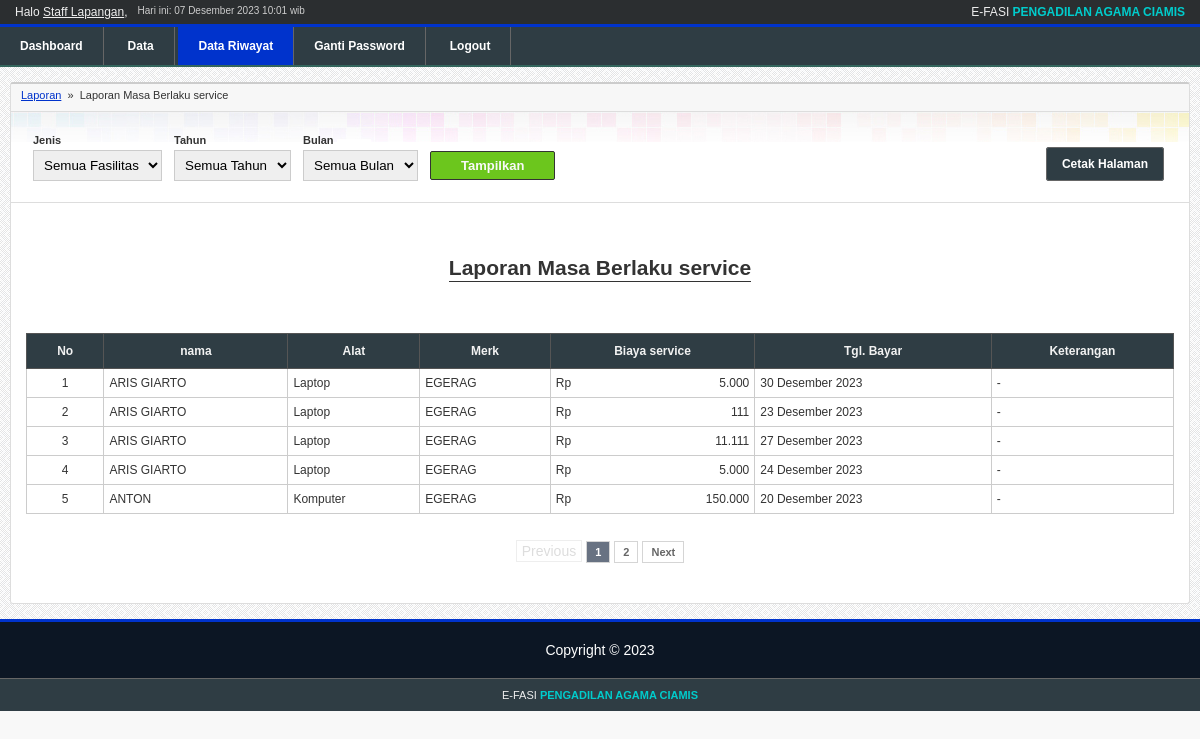
The page /skripsi/apps/asuransi/index.php (signed in) on the database its author committed.
### tables this page shows
CREATE TABLE `user` (
  `id_user` tinyint(2) NOT NULL,
  `username` varchar(35) NOT NULL,
  `namalengkap` varchar(50) NOT NULL,
  `password` char(40) NOT NULL,
  `tipe_user` enum('manager','admin','slapangan') NOT NULL,
  `no_telp` varchar(14) NOT NULL,
  `terakhir_login` datetime NOT NULL,
  `token` text NOT NULL
);

CREATE TABLE `service` (
  `id_service` int(11) NOT NULL,
  `id_kendaraan` int(11) NOT NULL,
  `berlaku_service` date NOT NULL,
  `biaya_service` int(8) UNSIGNED DEFAULT NULL,
  `tgl_input` datetime NOT NULL,
  `tgl_pelaksanaan` date DEFAULT NULL,
  `id_user` tinyint(2) NOT NULL,
  `keterangan` varchar(255) DEFAULT NULL,
  `status` enum('history','active') NOT NULL,
  `id_penggunakendaraan` int(12) NOT NULL
);

CREATE TABLE `pengguna_kendaraan` (
  `id_penggunakendaraan` int(11) NOT NULL,
  `nama_pengguna` varchar(35) NOT NULL,
  `jabatan_pengguna` varchar(35) NOT NULL,
  `no_telp` varchar(16) NOT NULL,
  `tgl_input` date NOT NULL,
  `id_user` tinyint(2) NOT NULL
);

CREATE TABLE `kendaraan` (
  `id_kendaraan` int(11) NOT NULL,
  `no_polisi` enum('komputer','laptop','printer') NOT NULL,
  `nama_stnk` varchar(35) NOT NULL,
  `merk` varchar(25) NOT NULL,
  `jenis` enum('komputer','laptop','printer') NOT NULL,
  `tahun_pembuatan` enum('ketua','wakil','hakim','sekretaris','panitera','panitera pengganti','kesekretariatan','kepaniteraan','ptsp') NOT NULL,
  `no_rangka` varchar(35) NOT NULL,
  `no_mesin` varchar(35) NOT NULL,
  `posisi_stnk` varchar(35) NOT NULL,
  `nama_bpkb` varchar(35) NOT NULL,
  `posisi_bpkb` varchar(35) NOT NULL,
  `status_kendaraan` varchar(10) NOT NULL,
  `id_master_asuransi` tinyint(2) UNSIGNED DEFAULT NULL,
  `id_penggunakendaraan` int(11) NOT NULL
);

### skripsi/modules/connect.php (called while the page is built, shortened)
<?php
$connect = mysqli_connect(DB_HOST, DB_USER, DB_PASSWORD);
if($connect){
    function query($sql){
        global $connect;
        $query = mysqli_query($connect, $sql);
        return  $query;
    }
} else {
    die('Unable to connect to '.DB_HOST);
}
?>

### skripsi/modules/library.php (called while the page is built, shortened)
<?php
function monthToId($month){
    switch($month){
        default:
            $month = 'Desember';
            break;
    }
    return $month;
}
function countFPK($type = null){
    $total = '';
     $whereClause = '';
    $sql = "SELECT COUNT(*) AS numOfFPK
        FROM form_pengajuan_kerja fpk
        JOIN kendaraan kd ON kd.id_kendaraan=fpk.id_kendaraan
        JOIN user ON user.id_user=fpk.id_user
        WHERE fpk.status_fpk='approve' AND status_pelaksanaan='active' $whereClause";
    $query = query($sql);
    if($query){
        $data = mysqli_fetch_array($query);
        $total = $data['numOfFPK'];
    }
    return $total;
}

### skripsi/apps/asuransi/default.php (the view, shortened to what this page needs)
<div class="breadcrumb print-hide">
    <a href="<?php echo APPURL;?>/laporan/">Laporan</a> &nbsp;&raquo;&nbsp;
    Laporan Masa Berlaku service
</div>
<div class="print-hide" style="border-bottom:1px solid #ddd;overflow:hidden;margin:15px -20px;padding:0 20px;">
	<ul id="content-menu" style="margin-top:30px">
		<li><a class="btn" href='javascript:print()'>Cetak Halaman</a></li>
	</ul>
	<form method="get" action="" style="float:left">
		<table cellpadding="5">
			<tr>
				<td>
					<div style="font-size:11px;font-weight:bold;margin-bottom:4px;">Jenis</div>
					<select name="kendaraan">
						<option value="">Semua Fasilitas</option>
					</select>
				</td>
				<td>
					<div style="font-size:11px;font-weight:bold;margin-bottom:4px;">Tahun</div>
					<select name="tahun">
						<option value="">Semua Tahun</option>
					</select>
				</td>
				<td>
				<div style="font-size:11px;font-weight:bold;margin-bottom:4px;">Bulan</div>
<select name="bulan">
    <option value="">Semua Bulan</option>
</select>
				<td>
					<div style="font-size:11px;font-weight:bold;margin-bottom:4px;">&nbsp;</div>
					<input type="submit" value="Tampilkan"/>
				</td>
			</tr>
		</table>
	</form>
</div>
<?php
$title = '';
?>
<h2 class="content-title"><span>Laporan Masa Berlaku service<?php echo ($title ? '<br/>'.$title : '');?></span></h2>
<table border="1" class="list">
<tr>
	<th>No</th>
	<th>nama</th>
	<th>Alat</th>
    <th>Merk</th>
    <th>Biaya service</th>
	<th>Tgl. Bayar</th>
    <th>Keterangan</th>
</tr>
<?php
$sql = "SELECT s.*, k.jenis, k.merk, p.nama_pengguna
        FROM service AS s
        JOIN kendaraan AS k ON s.id_kendaraan = k.id_kendaraan
        LEFT JOIN pengguna_kendaraan AS p ON k.id_penggunakendaraan = p.id_penggunakendaraan
        $whereClause
        ORDER BY s.berlaku_service DESC";
$query = query($sql);
$totalRows = mysqli_num_rows($query);
$limit = 5;
$pages = new Paginator($limit, 'page');
$pages->set_total($totalRows);
parse_str($_SERVER['QUERY_STRING'], $params);
unset($params['page']);
$params = empty($params) ? '' : '&'.http_build_query($params);
$pagination = $pages->page_links('?', $params);
$sql .= ' '.$pages->get_limit();
$query = query($sql);
$no = 1 + (( ($_GET['page'] ?  $_GET['page'] : 1) - 1) * $limit);
if($totalRows == 0){
	?>
	<tr>
		<td colspan="7" class="nodata">Belum ada data</td>
	</tr>
	<?php
} else {
	while($data = mysqli_fetch_array($query)){
        $angka = $data['biaya_service'];
        $jumlah_desimal =0;
        $pemisah_desimal =",";
        $pemisah_ribuan =".";
		?>
		<tr class="<?php echo $data['status'];?>">
			<td align="center"><?php echo $no;?></td>
			<td><?php echo $data['nama_pengguna']; ?></td>
			<td><?php echo ucfirst($data['jenis']);?></td>
			<td><?php echo $data['merk'];?></td>
			<td align="right"><span style="float:left">Rp</span><?php echo number_format($angka, $jumlah_desimal, $pemisah_desimal, $pemisah_ribuan); ?></td>
			<td><?php echo date("d",strtotime($data['tgl_pelaksanaan'])) .' '.monthToId(date('m', strtotime($data['tgl_pelaksanaan']))). ' '.date('Y', strtotime($data['tgl_pelaksanaan']));?></td>
			<td>
				<?php
				if($data['keterangan']==NULL){
					echo "-";
				}
				else{
					echo $data['keterangan'];
				}
				?>
			</td>
</tr>
		<?php
		++$no;
	}
}
?>
</table>
<?php
echo $pagination;
?>

### skripsi/apps/asuransi/index.php (shortened to what this page needs)
 <?php
$page = basename(__DIR__);
require '../../modules/connect.php';
require '../../modules/library.php';
require '../../modules/pagination/paginator.php';
?>
<html>
<head>
	<link rel="stylesheet" href="../../css/style.css?t=<?php echo time();?>" />
	<link rel="stylesheet" href="../../modules/pagination/paginator.css?t=<?php echo time();?>" />
</head>
<body>
	<?php require "../components/header.php";?>
	<div id="wrapper">
		<div id="container">
			<?php
			$path = 'default.php';
			require $path;
			?>
		</div>
	</div>
	<?php require '../components/footer.php';?>
</body>
</html>

### skripsi/apps/components/header.php (shortened to what this page needs)
<?php
$sql = "SELECT * FROM user WHERE id_user='{$_SESSION['id_user']}'";
$query = query($sql);
$data = mysqli_fetch_array($query);
?>
<div id="header">
    <div id="top-bar">
        <div id="hello"><?php echo 'Halo <u>'.$data['namalengkap'].'</u>';?>, </div>
        <div id="date">Hari ini: <?php echo date('d'),' ',monthToId(date('m')),' ', date('Y H:i');?> wib</div>
        <div id="appname">E-FASI <b>PENGADILAN AGAMA CIAMIS</b></div>
    </div>
   <ul id="menu">
    <li<?php echo $page == 'home' ? ' class="active"' : ''; ?>>
        <a href="<?php echo APPURL; ?>/home/">Dashboard</a>
    </li>
    <li<?php echo $page == 'kendaraan' ? ' class="active"' : ''; ?>>
        <a href="<?php echo APPURL; ?>/kendaraan/">Data</a>
    </li>
    <li<?php echo $page == 'asuransi' ? ' class="active"':'';?>><a href="<?php echo APPURL;?>/asuransi/">Data Riwayat</a><li>
    <li<?php echo $page == 'changepassword' ? ' class="active"' : ''; ?>>
        <a href="<?php echo APPURL; ?>/changepassword/">Ganti Password</a>
    </li>
    <li>
        <a href="<?php echo APPURL; ?>/login/logout.php">Logout</a>
    </li>
</ul>
</div>

### skripsi/modules/pagination/paginator.php (shortened to what this page needs)
<?php
class Paginator{
	private $_perPage;
	private $_instance;
	private $_page;
	private $_totalRows = 0;
	public function __construct($perPage,$instance){
		$this->_instance = $instance;
		$this->_perPage = $perPage;
	}
	public function get_start(){
		return ($this->_page * $this->_perPage) - $this->_perPage;
	}
	private function set_instance(){
		$this->_page = (int) (!isset($_GET[$this->_instance]) ? 1 : $_GET[$this->_instance]);
		$this->_page = ($this->_page == 0 ? 1 : $this->_page);
	}
	public function set_total($_totalRows){
		$this->_totalRows = $_totalRows;
	}
	public function get_limit(){
        	return "LIMIT ".$this->get_start().",$this->_perPage";
        }
	public function page_links($path='?',$ext=null)
	{
	    $adjacents = "2";
	    $prev = $this->_page - 1;
	    $next = $this->_page + 1;
	    $lastpage = ceil($this->_totalRows/$this->_perPage);
	    $pagination = "";
		if($lastpage > 1)
		{
		    $pagination .= "<ul class='pagination'>";
		if ($this->_page > 1)
		    $pagination.= "<li><a href='".$path."$this->_instance=$prev"."$ext'>Previous</a></li>";
		else
		    $pagination.= "<span class='disabled'>Previous</span>";
		if ($lastpage < 7 + ($adjacents * 2))
		{
		for ($counter = 1; $counter <= $lastpage; $counter++)
		{
		if ($counter == $this->_page)
		    $pagination.= "<li><span class='current'>$counter</span></li>";
		else
		    $pagination.= "<li><a href='".$path."$this->_instance=$counter"."$ext'>$counter</a></li>";
		}
		}
		if ($this->_page < $counter - 1)
		    $pagination.= "<li><a href='".$path."$this->_instance=$next"."$ext'>Next</a></li>";
		else
		    $pagination.= "<li><span class='disabled'>Next</span></li>";
		    $pagination.= "</ul>\n";
		}
	return $pagination;
	}
}

### skripsi/apps/components/footer.php
<div id="footer" align="center">
    Copyright &copy; 2023
</div>
<div id="footer-note">E-FASI <b>PENGADILAN AGAMA CIAMIS</b></div>

### skripsi/css/style.css (style rules this page uses)
html, body { padding:0; margin:0; }
body { font-size:9pt; background-color:#f8f8f8; color:#333; font-family: arial; font-size: 14px; }
input[type=text], input[type=password], select, textarea { padding:6px; border:1px solid #ccc; }
input[type=submit], input[type=reset] { padding:6px 14px; }
input[type=submit] { background-color:#6cc61d; border:1px solid #333; color:#f9f9f9; padding:6px 30px; font-size: 13px; cursor:pointer; border-radius:2px; font-weight: bold; }
.breadcrumb { font-size:11px; background-color:#f7f7f7; padding:10px 15px; margin:-20px -20px 0 -20px; border-bottom:1px solid #ddd }
#top-bar { color:#eee; background-color:#2b2e30; padding:5px 15px; font-size:12px; overflow:hidden; }
#top-bar #appname { float:right; }
#top-bar #appname b { color:#00CCCC; }
#top-bar #hello, #top-bar #date { float:left; }
#top-bar #date { color:#ccc; margin-left:10px; font-size:10px; }
#menu { border-top:3px solid #0033CC; border-bottom:2px solid rgb(52, 102, 93); background-color:#2F3D44; color:#fff; padding:0; margin:0; display:block; width: 100%; }
#menu li { display:inline-block; list-style-type:none; }
#menu li a { color:#fff; font-weight: bold; text-decoration:none; font-family:arial; display:block; padding:12px 20px; border-right:1px solid #666; font-size:12px; position:relative }
#menu li.active { background-color:#0033CC; }
#wrapper { background-image:url(../images/back_pattern.png); padding:15px 10px; overflow:hidden; }
#container { padding:15px; background:#fff url(../images/bg.jpg); background-repeat: repeat-x; border:1px solid #ddd; border-top:2px solid #ccc; overflow:hidden; border-radius:3px; -moz-border-radius:3px; -webkit-border-radius:3px; -o-border-radius:3px; }
#footer { text-align:center; background-color:#0C1624; color:#fff; font-size:14px; padding:20px; border-top:3px solid #0033CC }
#footer-note { text-align: center; border-top:1px solid #666; background-color:#2F3D44; color:#eee; padding:10px; font-size:11px; }
#footer-note b { color:#00CCCC; }
a { color:#0033CC; }
table.list { border-collapse: collapse; width:100%; background-color:#fff; }
table.list th { background-color:#2F3D44; color:#f2f2f2; font-weight:bold; border:1px solid #555; font-size:12px; padding:10px; }
table.list td { border:1px solid #ccc; font-size:12px; padding:7px 5px; }
h2.content-title { text-align:center; margin:50px 0; line-height:30px; }
h2.content-title span { border-bottom:1px solid #333; padding-bottom:2px; }
#content-menu { padding:0; margin:15px 0 20px 0; float:right; }
#content-menu li { display:inline-block; margin-right:10px; }
#content-menu li a { padding:9px 15px; background-color:#2F3D44; border:1px solid #666; border-radius:3px; color:#fff; text-decoration:none; font-size:12px; font-weight: bold; }
.pagination { padding:15px 0 !important; text-align: center; }

### skripsi/modules/pagination/paginator.css (style rules this page uses)
.pagination { clear: both; padding: 0; }
.pagination li { display:inline; }
.pagination a { border: 1px solid #D5D5D5; color: #666666; font-size: 11px; font-weight: bold; height: 25px; padding: 4px 8px; text-decoration: none; margin:2px; }
.pagination span.current { background-color: #687282; border: 1px solid #D5D5D5; color: #ffffff; font-size: 11px; font-weight: bold; height: 25px; padding: 4px 8px; text-decoration: none; margin:2px; }
.pagination span.disabled { border: 1px solid #EEEEEE; color: #DDDDDD; margin: 2px; padding: 2px 5px; }

### rows shown on the page
user: namalengkap "Staff Lapangan"
service: pengguna_kendaraan.nama_pengguna "ARIS GIARTO", id_kendaraan.jenis "Laptop", id_kendaraan.merk "EGERAG", biaya_service "5.000", tgl_pelaksanaan "30", tgl_pelaksanaan "Desember", tgl_pelaksanaan "2023"
service: pengguna_kendaraan.nama_pengguna "ARIS GIARTO", id_kendaraan.jenis "Laptop", id_kendaraan.merk "EGERAG", biaya_service "111", tgl_pelaksanaan "23", tgl_pelaksanaan "Desember", tgl_pelaksanaan "2023"
service: pengguna_kendaraan.nama_pengguna "ARIS GIARTO", id_kendaraan.jenis "Laptop", id_kendaraan.merk "EGERAG", biaya_service "11.111", tgl_pelaksanaan "27", tgl_pelaksanaan "Desember", tgl_pelaksanaan "2023"
service: pengguna_kendaraan.nama_pengguna "ARIS GIARTO", id_kendaraan.jenis "Laptop", id_kendaraan.merk "EGERAG", biaya_service "5.000", tgl_pelaksanaan "24", tgl_pelaksanaan "Desember", tgl_pelaksanaan "2023"
service: pengguna_kendaraan.nama_pengguna "ANTON", id_kendaraan.jenis "Komputer", id_kendaraan.merk "EGERAG", biaya_service "150.000", tgl_pelaksanaan "20", tgl_pelaksanaan "Desember", tgl_pelaksanaan "2023"
